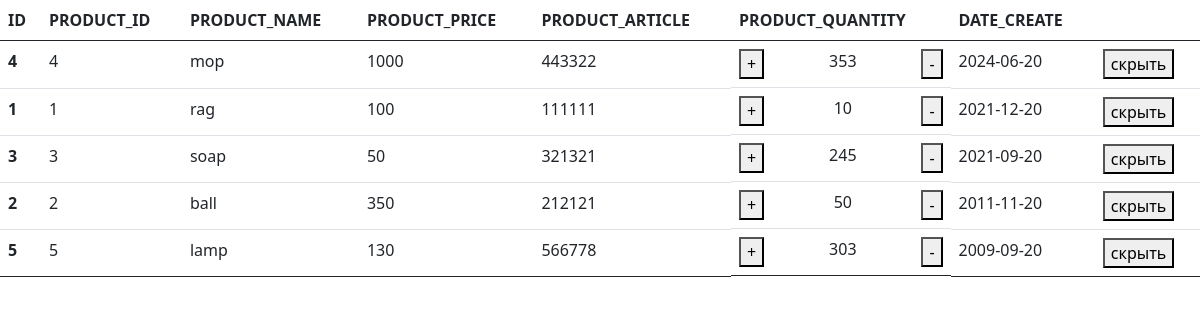
The page / on the database its author committed.
### tables this page shows
CREATE TABLE `Products` (
  `id` int NOT NULL,
  `PRODUCT_ID` int NOT NULL,
  `PRODUCT_NAME` varchar(32) NOT NULL,
  `PRODUCT_PRICE` int NOT NULL,
  `PRODUCT_ARTICLE` varchar(32) NOT NULL,
  `PRODUCT_QUANTITY` int NOT NULL,
  `DATE_CREATE` date NOT NULL,
  `isHidden` tinyint(1) NOT NULL DEFAULT '0'
);

### app/CProducts.php (called while the page is built, shortened)
<?php
class CProducts
{
    public static function getProducts(int $limit)
    {
        $connection = new \PDO("mysql:host=localhost;dbname=vedita", "root", "");
        $stmt = $connection->prepare("SELECT *
                                            FROM `products`
                                            WHERE `isHidden` = 0
                                            ORDER BY `DATE_CREATE` DESC
                                            LIMIT $limit");
        $stmt->execute();
        return $stmt->fetchAll(\PDO::FETCH_ASSOC);
    }
}

### index.php (the view, shortened to what this page needs)
<?php
    $products = CProducts::getProducts(5);
?>
<!doctype html>
<html lang="en">
<head>
    <link href="https://cdn.jsdelivr.net/npm/bootstrap@5.0.2/dist/css/bootstrap.min.css" rel="stylesheet">
</head>
<body>
    <table class="table">
    <thead>
        <tr>
            <th scope="col">ID</th>
            <th scope="col">PRODUCT_ID</th>
            <th scope="col">PRODUCT_NAME</th>
            <th scope="col">PRODUCT_PRICE</th>
            <th scope="col">PRODUCT_ARTICLE</th>
            <th scope="col">PRODUCT_QUANTITY</th>
            <th scope="col">DATE_CREATE</th>
            <th scope="col"></th>
        </tr>
    </thead>
    <tbody>
        <? foreach ($products as $product) : ?>
            <tr id="<?= $product['id'] ?>>">
                <th scope="row"><?= $product['id'] ?></th>
                <td><?= $product['PRODUCT_ID'] ?></td>
                <td><?= $product['PRODUCT_NAME'] ?></td>
                <td><?= $product['PRODUCT_PRICE'] ?></td>
                <td><?= $product['PRODUCT_ARTICLE'] ?></td>
                <td style="display: flex; flex-direction: row; justify-content: space-between">
                    <button class="change-quantity-btn">+</button>
                    <div class="quantity"><?= $product['PRODUCT_QUANTITY'] ?></div>
                    <button class="change-quantity-btn">-</button>
                </td>
                <td><?= $product['DATE_CREATE'] ?></td>
                <td class="hideButton"><button>скрыть</button></td>
            </tr>
        <? endforeach; ?>
    </tbody>
</table>
</body>
</html>

### rows shown on the page
products: id "4", PRODUCT_ID "4", PRODUCT_NAME "mop", PRODUCT_PRICE "1000", PRODUCT_ARTICLE "443322", PRODUCT_QUANTITY "353", DATE_CREATE "2024-06-20"
products: id "1", PRODUCT_ID "1", PRODUCT_NAME "rag", PRODUCT_PRICE "100", PRODUCT_ARTICLE "111111", PRODUCT_QUANTITY "10", DATE_CREATE "2021-12-20"
products: id "3", PRODUCT_ID "3", PRODUCT_NAME "soap", PRODUCT_PRICE "50", PRODUCT_ARTICLE "321321", PRODUCT_QUANTITY "245", DATE_CREATE "2021-09-20"
products: id "2", PRODUCT_ID "2", PRODUCT_NAME "ball", PRODUCT_PRICE "350", PRODUCT_ARTICLE "212121", PRODUCT_QUANTITY "50", DATE_CREATE "2011-11-20"
products: id "5", PRODUCT_ID "5", PRODUCT_NAME "lamp", PRODUCT_PRICE "130", PRODUCT_ARTICLE "566778", PRODUCT_QUANTITY "303", DATE_CREATE "2009-09-20"
